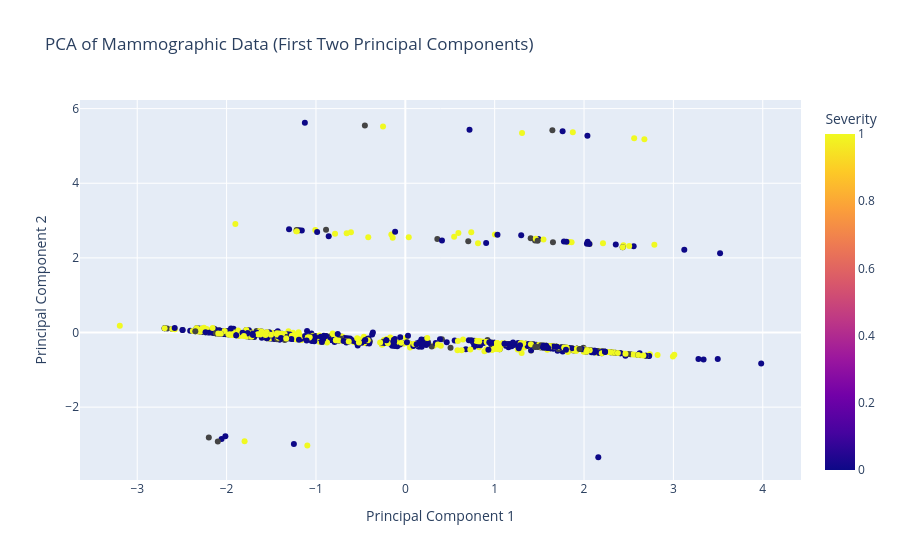

Notebook cell for this chart:
### Code cell
''' Task 4.2 '''

from sklearn.decomposition import PCA
from sklearn.preprocessing import StandardScaler

# separate features and target variable (assuming 'Severity' is the target)
X = mmgData_notnan.drop(columns=['Severity'])
y = mmgData_notnan['Severity']

# standardize the features
scaler = StandardScaler()
X_scaled = scaler.fit_transform(X)

# apply PCA to get less dimensions
pca = PCA(n_components=2)  # Keep only the first two principal components for visualization
X_pca = pca.fit_transform(X_scaled)

# create a DataFrame for the PCA result where we add the target variable 'Severity'
pca_df = pd.DataFrame(data=X_pca, columns=['PC1', 'PC2'])
pca_df['Severity'] = y

fig = px.scatter(pca_df, x='PC1', y='PC2', color='Severity',
                 title='PCA of Mammographic Data (First Two Principal Components)',
                 labels={'PC1': 'Principal Component 1', 'PC2': 'Principal Component 2'})
fig.show()

print("Explained variance ratio of each component:", pca.explained_variance_ratio_)

### Figure 1 — Plotly figure (JSON) as saved in the notebook; plotly's stock layout.template omitted (floating-point values rounded to 4 significant figures; data arrays with more than 128 entries replaced by an {"elided": "..."} marker saying what was removed)
{"data": [{"hovertemplate": "Principal Component 1=%{x}<br>Principal Component 2=%{y}<br>Severity=%{marker.color}<extra></extra>", "legendgroup": "", "marker": {"color": {"elided": "829 int values"}, "coloraxis": "coloraxis", "symbol": "circle"}, "mode": "markers", "name": "", "orientation": "v", "showlegend": false, "type": "scatter", "x": {"elided": "829 float values"}, "xaxis": "x", "y": {"elided": "829 float values"}, "yaxis": "y"}], "layout": {"autosize": true, "coloraxis": {"colorbar": {"title": {"text": "Severity"}}, "colorscale": [[0, "#0d0887"], [0.1111, "#46039f"], [0.2222, "#7201a8"], [0.3333, "#9c179e"], [0.4444, "#bd3786"], [0.5556, "#d8576b"], [0.6667, "#ed7953"], [0.7778, "#fb9f3a"], [0.8889, "#fdca26"], [1, "#f0f921"]]}, "legend": {"tracegroupgap": 0}, "title": {"text": "PCA of Mammographic Data (First Two Principal Components)"}, "xaxis": {"anchor": "y", "autorange": true, "domain": [0, 1], "range": [-3.634, 4.422], "title": {"text": "Principal Component 1"}, "type": "linear"}, "yaxis": {"anchor": "x", "autorange": true, "domain": [0, 1], "range": [-4.083, 6.361], "title": {"text": "Principal Component 2"}, "type": "linear"}}}
